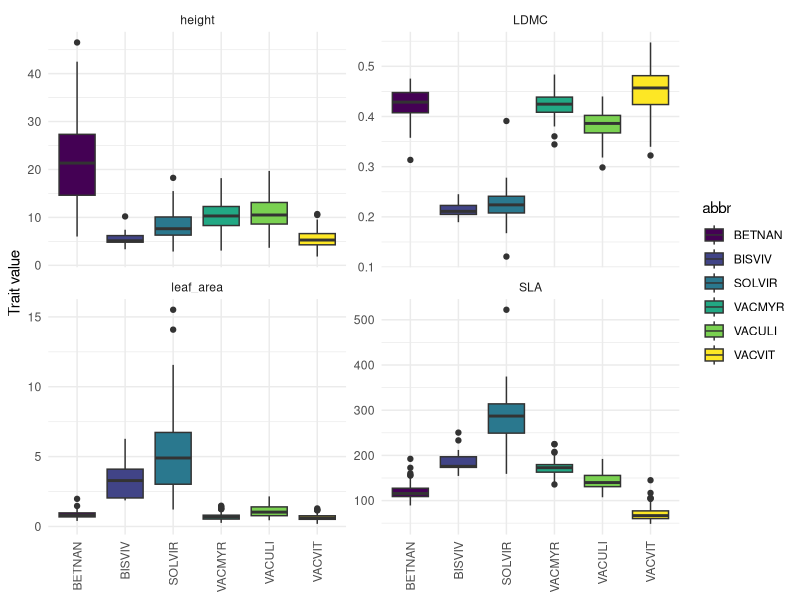

Generate this figure with R:

library(tidyverse)
library(viridis)

td <- read_csv("output/all_traits.csv") %>% 
  filter(!is.na(species)) %>% 
  mutate(grid = toupper(substr(plot, 1, 1)), 
         plot = parse_number(plot),
         id = paste0(grid, plot)) %>% 
  relocate(c(id,grid,plot)) %>% 
  arrange(grid, plot)

td %>% select(id, abbr, height:LDMC) %>% 
  pivot_longer(cols = height:LDMC, names_to = "trait") %>% 
  ggplot(aes(y = value, x = abbr, fill = abbr)) +
  geom_boxplot() +
  facet_wrap(vars(trait), scales = "free_y") +
  scale_fill_viridis_d() +
  ylab("Trait value") + xlab(NULL) +
  theme_minimal() +
  theme(axis.text.x = element_text(angle = 90, vjust = 0.5, hjust=1))
